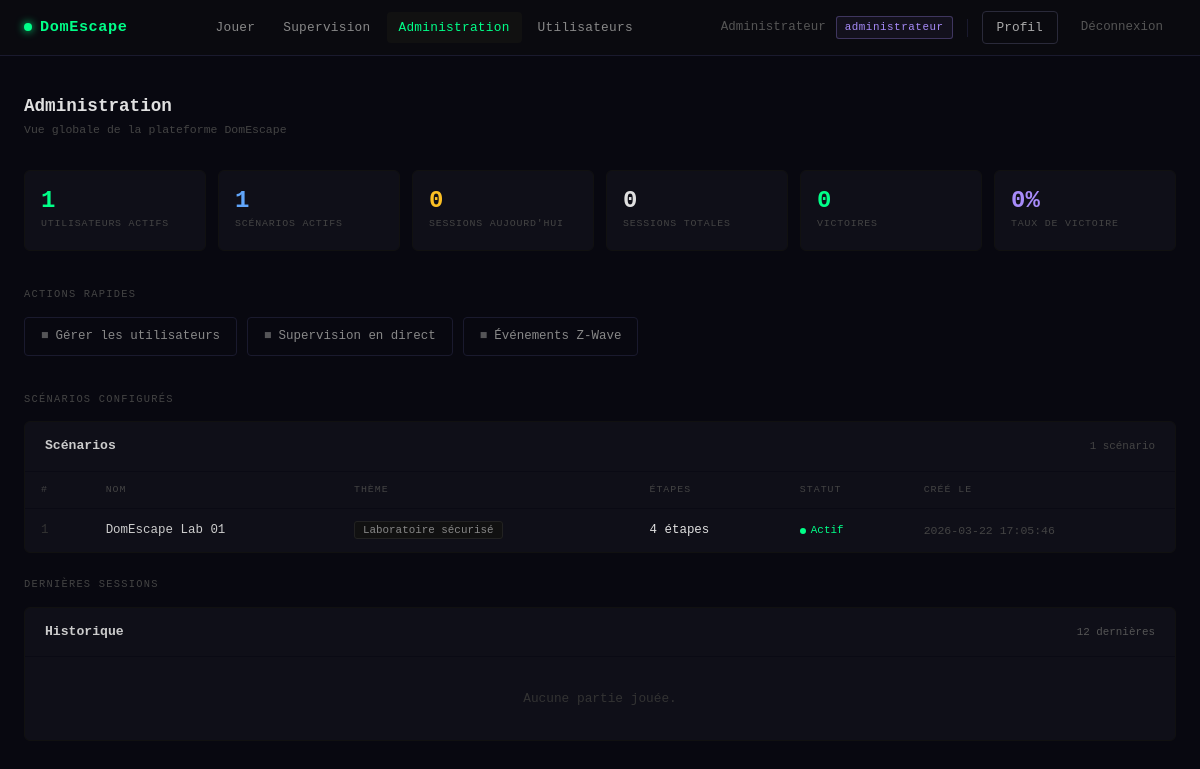
The page /admin/dashboard.php (signed in) on the database its author committed.
### tables this page shows
CREATE TABLE scenario (
    id_scenario  INT AUTO_INCREMENT PRIMARY KEY,
    nom_scenario VARCHAR(150) NOT NULL,
    description  TEXT,
    theme        VARCHAR(100),
    actif        BOOLEAN      DEFAULT TRUE,
    cree_le      TIMESTAMP    DEFAULT CURRENT_TIMESTAMP
);

### core/Auth.php (called while the page is built, shortened)
<?php
class Auth
{
    public static function check(): bool
    {
        return isset($_SESSION['user_id']);
    }
    public static function user(): ?array
    {
        return [
            'id'    => $_SESSION['user_id'],
            'nom'   => $_SESSION['user_nom'],
            'email' => $_SESSION['user_email'],
        ];
    }
    public static function roles(): array
    {
        return $_SESSION['user_roles'] ?? [];
    }
    public static function buildHierarchy(array $assignedRoles): array
    {
        $all = $assignedRoles;
        foreach ($assignedRoles as $role) {
            if (isset(ROLE_HIERARCHY[$role])) {
                foreach (ROLE_HIERARCHY[$role] as $inherited) {
                    if (!in_array($inherited, $all, true)) {
                        $all[] = $inherited;
                    }
                }
            }
        }
        return $all;
    }
}

### admin/dashboard.php (the view, shortened to what this page needs)
<?php
$pdo = getDB();
$statsQ = $pdo->query("
    SELECT
        (SELECT COUNT(*) FROM utilisateur WHERE actif = 1)       AS nb_users,
        (SELECT COUNT(*) FROM scenario WHERE actif = 1)          AS nb_scenarios,
        (SELECT COUNT(*) FROM session WHERE DATE(date_debut) = CURDATE()) AS sessions_today,
        (SELECT COUNT(*) FROM session)                           AS sessions_total,
        (SELECT COUNT(*) FROM session WHERE statut_session = 'en_cours') AS sessions_active,
        (SELECT COUNT(*) FROM session WHERE statut_session = 'gagnee')   AS sessions_won
")->fetch();
$scenarios = $pdo->query("
    SELECT s.*, COUNT(e.id_etape) AS nb_etapes
    FROM scenario s
    LEFT JOIN etape e ON s.id_scenario = e.id_scenario
    GROUP BY s.id_scenario
    ORDER BY s.cree_le DESC
")->fetchAll();
$sessions = $pdo->query("
    SELECT se.*, j.nom_joueur, sc.nom_scenario
    FROM session se
    JOIN joueur   j  ON se.id_joueur   = j.id_joueur
    JOIN scenario sc ON se.id_scenario = sc.id_scenario
    ORDER BY se.date_debut DESC
    LIMIT 12
")->fetchAll();
?>
<!DOCTYPE html>
<html lang="fr">
<head>
    <link href="https://cdn.jsdelivr.net/npm/bootstrap@5.3.0/dist/css/bootstrap.min.css" rel="stylesheet">
</head>
<body>
<?php require_once __DIR__ . '/../partials/nav.php'; ?>
<div class="admin-wrap">
    <div class="admin-header">
        <div>
            <h1>Administration</h1>
            <p>Vue globale de la plateforme DomEscape</p>
        </div>
    </div>
    <div class="stats-grid">
        <div class="stat-card">
            <div class="stat-card-value"><?= (int)$statsQ['nb_users'] ?></div>
            <div class="stat-card-label">Utilisateurs actifs</div>
        </div>
        <div class="stat-card">
            <div class="stat-card-value blue"><?= (int)$statsQ['nb_scenarios'] ?></div>
            <div class="stat-card-label">Scénarios actifs</div>
        </div>
        <div class="stat-card">
            <div class="stat-card-value yellow"><?= (int)$statsQ['sessions_today'] ?></div>
            <div class="stat-card-label">Sessions aujourd'hui</div>
        </div>
        <div class="stat-card">
            <div class="stat-card-value" style="color:#e0e0e0;"><?= (int)$statsQ['sessions_total'] ?></div>
            <div class="stat-card-label">Sessions totales</div>
        </div>
        <div class="stat-card">
            <div class="stat-card-value" style="color:#00ff88;"><?= (int)$statsQ['sessions_won'] ?></div>
            <div class="stat-card-label">Victoires</div>
        </div>
        <div class="stat-card">
            <?php
            $winRate = $statsQ['sessions_total'] > 0
                ? round(($statsQ['sessions_won'] / $statsQ['sessions_total']) * 100)
                : 0;
            ?>
            <div class="stat-card-value purple"><?= $winRate ?>%</div>
            <div class="stat-card-label">Taux de victoire</div>
        </div>
    </div>
    <div class="section-label">Actions rapides</div>
    <div class="quick-actions">
        <a href="/domescape/admin/utilisateurs.php" class="qa-btn">
            <span class="qa-btn-icon">&#9632;</span> Gérer les utilisateurs
        </a>
        <a href="/domescape/public/gamemaster.php" class="qa-btn">
            <span class="qa-btn-icon">&#9632;</span> Supervision en direct
        </a>
        <a href="/domescape/api/debug_event.php" class="qa-btn" target="_blank">
            <span class="qa-btn-icon">&#9632;</span> Événements Z-Wave
        </a>
    </div>
    <div class="section-label">Scénarios configurés</div>
    <div class="panel">
        <div class="panel-head">
            <h2>Scénarios</h2>
            <span style="font-size:.68rem;color:#444;"><?= count($scenarios) ?> scénario<?= count($scenarios) > 1 ? 's' : '' ?></span>
        </div>
        <?php if (empty($scenarios)): ?>
            <div style="padding:32px;text-align:center;color:#333;font-size:.8rem;">Aucun scénario configuré.</div>
        <?php else: ?>
        <div style="overflow-x:auto;">
        <table>
            <thead>
                <tr>
                    <th>#</th>
                    <th>Nom</th>
                    <th>Thème</th>
                    <th>Étapes</th>
                    <th>Statut</th>
                    <th>Créé le</th>
                </tr>
            </thead>
            <tbody>
            <?php foreach ($scenarios as $s): ?>
                <tr>
                    <td style="color:#333;"><?= (int)$s['id_scenario'] ?></td>
                    <td style="color:#ccc;font-weight:500;"><?= htmlspecialchars($s['nom_scenario'], ENT_QUOTES, 'UTF-8') ?></td>
                    <td>
                        <?php if ($s['theme']): ?>
                            <span style="font-size:.68rem;color:#888;background:#111;border:1px solid #222;padding:2px 8px;border-radius:3px;">
                                <?= htmlspecialchars($s['theme'], ENT_QUOTES, 'UTF-8') ?>
                            </span>
                        <?php else: ?>
                            <span style="color:#333;">—</span>
                        <?php endif; ?>
                    </td>
                    <td style="color:<?= $s['nb_etapes'] > 0 ? '#e0e0e0' : '#444' ?>;">
                        <?= (int)$s['nb_etapes'] ?> étape<?= $s['nb_etapes'] > 1 ? 's' : '' ?>
                    </td>
                    <td>
                        <?php if ($s['actif']): ?>
                            <span style="color:#00ff88;font-size:.68rem;">
                                <span class="active-dot" style="background:#00ff88;"></span>Actif
                            </span>
                        <?php else: ?>
                            <span style="color:#555;font-size:.68rem;">
                                <span class="active-dot" style="background:#555;"></span>Inactif
                            </span>
                        <?php endif; ?>
                    </td>
                    <td style="color:#444;font-size:.72rem;"><?= htmlspecialchars($s['cree_le'], ENT_QUOTES, 'UTF-8') ?></td>
                </tr>
            <?php endforeach; ?>
            </tbody>
        </table>
        </div>
        <?php endif; ?>
    </div>
    <div class="section-label">Dernières sessions</div>
    <div class="panel">
        <div class="panel-head">
            <h2>Historique</h2>
            <a href="#" style="font-size:.68rem;color:#555;text-decoration:none;">12 dernières</a>
        </div>
        <?php if (empty($sessions)): ?>
            <div style="padding:32px;text-align:center;color:#333;font-size:.8rem;">Aucune partie jouée.</div>
        <?php endif; ?>
    </div>
</div>
</body>
</html>

### partials/nav.php (shortened to what this page needs)
<?php
$_nav_user    = Auth::user();
$_nav_roles   = Auth::buildHierarchy(Auth::roles());
$_nav_isAdmin = in_array(ROLE_ADMINISTRATEUR, $_nav_roles, true);
$_nav_isSuperv= in_array(ROLE_SUPERVISEUR,    $_nav_roles, true);
$_nav_uri     = $_SERVER['REQUEST_URI'] ?? '';
function nav_active(string $path): string {
    global $_nav_uri;
    return (strpos($_nav_uri, $path) !== false) ? 'nav-active' : '';
}
?>
<nav class="dn-nav">
  <div class="dn-nav-inner">
    <a href="/domescape/public/<?= $_nav_user ? 'tableau-de-bord.php' : 'connexion.php' ?>" class="dn-brand">
      <span class="dn-brand-dot"></span>DomEscape
    </a>
    <div class="dn-links">
      <?php if ($_nav_user): ?>
        <a href="/domescape/public/index.php"
           class="<?= nav_active('index.php') ?>">Jouer</a>
        <?php if ($_nav_isSuperv): ?>
          <a href="/domescape/public/gamemaster.php"
             class="<?= nav_active('gamemaster.php') ?>">Supervision</a>
        <?php endif; ?>
        <?php if ($_nav_isAdmin): ?>
          <a href="/domescape/admin/dashboard.php"
             class="<?= nav_active('admin/dashboard') ?>">Administration</a>
          <a href="/domescape/admin/utilisateurs.php"
             class="<?= nav_active('utilisateurs') ?>">Utilisateurs</a>
        <?php endif; ?>
      <?php endif; ?>
    </div>
    <div class="dn-right">
      <?php if ($_nav_user): ?>
        <span class="dn-username"><?= htmlspecialchars($_nav_user['nom'], ENT_QUOTES, 'UTF-8') ?></span>
        <?php
        $primaryRole = Auth::roles()[0] ?? null;
        if ($primaryRole): ?>
          <span class="dn-role dn-role-<?= htmlspecialchars($primaryRole, ENT_QUOTES, 'UTF-8') ?>">
            <?= htmlspecialchars($primaryRole, ENT_QUOTES, 'UTF-8') ?>
          </span>
        <?php endif; ?>
        <a href="/domescape/public/profil.php"
           class="dn-btn-login <?= nav_active('profil.php') ?>">Profil</a>
        <a href="/domescape/public/deconnexion.php" class="dn-btn-logout">Déconnexion</a>
      <?php else: ?>
        <a href="/domescape/public/connexion.php" class="dn-btn-login">Connexion</a>
        <a href="/domescape/public/inscription.php" class="dn-btn-register">Créer un compte →</a>
      <?php endif; ?>
    </div>
  </div>
</nav>

### admin/dashboard.php (style rules this page uses)
body { background: #080810; color: #e0e0e0; font-family: 'Courier New', monospace; min-height: 100vh; }
a { color: #00ff88; }
.admin-wrap { max-width: 1200px; margin: 0 auto; padding: 40px 24px 80px; }
.admin-header { display: flex; justify-content: space-between; align-items: center; margin-bottom: 32px; }
.admin-header h1 { font-size: 1.1rem; font-weight: 700; margin: 0; color: #e0e0e0; }
.admin-header p { font-size: .72rem; color: #444; margin: 4px 0 0; }
.stats-grid { display: grid; grid-template-columns: repeat(6, 1fr); gap: 12px; margin-bottom: 36px; }
.stat-card { background: #0f0f18; border: 1px solid #111; border-radius: 6px; padding: 18px 16px; }
.stat-card-value { font-size: 1.5rem; font-weight: 700; color: #00ff88; margin-bottom: 4px; line-height: 1; }
.stat-card-value.blue { color: #60a5fa; }
.stat-card-value.purple { color: #a78bfa; }
.stat-card-value.yellow { color: #fbbf24; }
.stat-card-label { font-size: .62rem; color: #444; letter-spacing: .08em; text-transform: uppercase; }
.quick-actions { display: flex; gap: 10px; flex-wrap: wrap; margin-bottom: 36px; }
.qa-btn { display: inline-flex; align-items: center; gap: 7px; padding: 9px 16px; border: 1px solid #1a1a2e; border-radius: 4px; font-size: .78rem; color: #888; text-decoration: none; transition: border-color .15s, color .15s; font-family: 'Courier New', monospace; }
.qa-btn-icon { opacity: .6; }
.section-label { font-size: .65rem; letter-spacing: .12em; color: #444; text-transform: uppercase; margin-bottom: 14px; }
.panel { background: #0f0f18; border: 1px solid #111; border-radius: 6px; margin-bottom: 24px; overflow: hidden; }
.panel-head { display: flex; justify-content: space-between; align-items: center; padding: 16px 20px; border-bottom: 1px solid #0a0a14; }
.panel-head h2 { font-size: .82rem; font-weight: 700; margin: 0; color: #ccc; }
table { width: 100%; border-collapse: collapse; font-size: .78rem; }
th { font-size: .62rem; letter-spacing: .1em; color: #444; text-transform: uppercase; padding: 11px 16px; text-align: left; font-weight: normal; border-bottom: 1px solid #0a0a14; }
td { padding: 12px 16px; border-bottom: 1px solid #0a0a14; vertical-align: middle; }
tbody tr:last-child td { border-bottom: none; }
.active-dot { display: inline-block; width: 6px; height: 6px; border-radius: 50%; margin-right: 5px; vertical-align: middle; }

### partials/nav.php (style rules this page uses)
.dn-nav { background: #0a0a0f; border-bottom: 1px solid #1a1a2e; height: 56px; display: flex; align-items: center; padding: 0 24px; position: sticky; top: 0; z-index: 1000; font-family: 'Courier New', monospace; }
.dn-nav-inner { display: flex; align-items: center; justify-content: space-between; width: 100%; max-width: 1200px; margin: 0 auto; }
.dn-brand { color: #00ff88; font-weight: 700; font-size: .95rem; text-decoration: none; letter-spacing: .04em; display: flex; align-items: center; gap: 8px; flex-shrink: 0; }
.dn-brand-dot { width: 8px; height: 8px; background: #00ff88; border-radius: 50%; box-shadow: 0 0 8px #00ff88; }
.dn-links { display: flex; align-items: center; gap: 4px; }
.dn-links a { color: #888; text-decoration: none; font-size: .8rem; padding: 6px 12px; border-radius: 4px; transition: color .15s, background .15s; letter-spacing: .02em; }
.dn-links a:hover, .dn-links a.nav-active { color: #e0e0e0; background: #111; }
.dn-links a.nav-active { color: #00ff88; }
.dn-right { display: flex; align-items: center; gap: 10px; flex-shrink: 0; }
.dn-role { font-size: .68rem; padding: 2px 8px; border-radius: 3px; border: 1px solid; font-family: 'Courier New', monospace; letter-spacing: .05em; }
.dn-role-administrateur { color: #a78bfa; border-color: rgba(167,139,250,.3); background: rgba(167,139,250,.06); }
.dn-username { font-size: .78rem; color: #555; max-width: 120px; overflow: hidden; text-overflow: ellipsis; white-space: nowrap; }
.dn-btn-login { color: #aaa; text-decoration: none; font-size: .8rem; padding: 6px 14px; border: 1px solid #2a2a3a; border-radius: 4px; transition: border-color .15s, color .15s; }
.dn-btn-logout { color: #555; text-decoration: none; font-size: .78rem; padding: 6px 12px; border: 1px solid transparent; border-radius: 4px; transition: all .15s; }

### rows shown on the page
scenario: id_scenario "1", nom_scenario "DomEscape Lab 01", theme "Laboratoire sécurisé", nb_etapes "4", actif 1 (drawn), cree_le "2026-03-22 17:05:46"

### other values the page prints
$_nav_user['nom'] "Administrateur"
$primaryRole "administrateur"
$statsQ['nb_users'] "1"
$statsQ['nb_scenarios'] "1"
$statsQ['sessions_today'] "0"
$statsQ['sessions_total'] "0"
$statsQ['sessions_won'] "0"
$winRate "0"
count($scenarios) "1"
